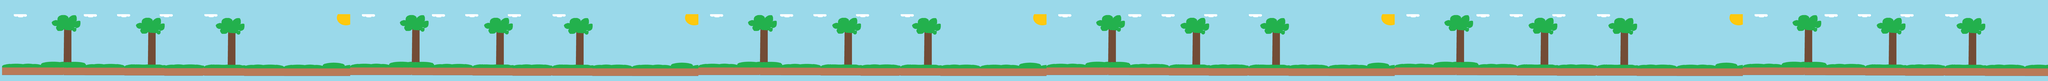

Below is a game level as drawn by its tile map, then a one-line description and the .tmx that defines it (tile-layer data replaced by summaries):
An orthogonal 1000x40 tile map with 32x32 px tiles, 1 tile layer (Camada de Blocos 1), 1 image layer and 67 objects (57x CoinEntity, 2x EnemyEntity, mainPlayer).

<map version="1.10" tiledversion="1.10.0" orientation="orthogonal" renderorder="left-down" width="1000" height="40" tilewidth="32" tileheight="32" infinite="0" nextlayerid="9" nextobjectid="86">
 <tileset firstgid="1" name="mapa2" tilewidth="32" tileheight="32" tilecount="5440" columns="170">
  <image source="../img/mapa2.png" width="5444" height="1024" />
 </tileset>
 <imagelayer id="4" name="fundo" repeatx="1" repeaty="1">
  <image source="../img/fundo.bmp" width="762" height="462" />
  <properties>
   <property name="ratio" type="float" value="0.25" />
  </properties>
 </imagelayer>
 <layer id="1" name="Camada de Blocos 1" width="1000" height="40">
  <data>[40000 cells, 40000 non-empty, 5440 distinct tile ids]</data>
 </layer>
 <objectgroup id="3" name="player" offsetx="0" offsety="1.13687e-13">
  <object id="3" name="mainPlayer" x="79.5455" y="899.242" width="156.333" height="103">
   <properties>
    <property name="framewidth" type="int" value="148" />
    <property name="image" value="nina" />
   </properties>
  </object>
  <object id="26" name="CoinEntity" x="1008.33" y="816.667" width="41.67" height="46.67">
   <properties>
    <property name="framewidth" type="int" value="32" />
    <property name="image" value="spinning_coin_gold" />
   </properties>
  </object>
  <object id="29" name="CoinEntity" x="1008.33" y="816.667" width="41.67" height="46.67">
   <properties>
    <property name="framewidth" type="int" value="32" />
    <property name="image" value="spinning_coin_gold" />
   </properties>
  </object>
  <object id="30" name="CoinEntity" x="1012.33" y="816.667" width="41.67" height="46.67">
   <properties>
    <property name="framewidth" type="int" value="32" />
    <property name="image" value="spinning_coin_gold" />
   </properties>
  </object>
 </objectgroup>
 <objectgroup id="5" name="EnemyEntity">
  <object id="25" name="CoinEntity" x="775" y="916.667" width="41.67" height="46.67">
   <properties>
    <property name="framewidth" type="int" value="32" />
    <property name="image" value="spinning_coin_gold" />
   </properties>
  </object>
  <object id="31" name="CoinEntity" x="1347.83" y="176.665" width="41.67" height="46.67">
   <properties>
    <property name="framewidth" type="int" value="32" />
    <property name="image" value="spinning_coin_gold" />
   </properties>
  </object>
  <object id="32" name="CoinEntity" x="1879.17" y="151.665" width="41.67" height="46.67">
   <properties>
    <property name="framewidth" type="int" value="32" />
    <property name="image" value="spinning_coin_gold" />
   </properties>
  </object>
  <object id="33" name="CoinEntity" x="2562.5" y="143.332" width="41.67" height="46.67">
   <properties>
    <property name="framewidth" type="int" value="32" />
    <property name="image" value="spinning_coin_gold" />
   </properties>
  </object>
  <object id="34" name="CoinEntity" x="5262.5" y="934.998" width="41.67" height="46.67">
   <properties>
    <property name="framewidth" type="int" value="32" />
    <property name="image" value="spinning_coin_gold" />
   </properties>
  </object>
  <object id="35" name="CoinEntity" x="3262.5" y="159.998" width="41.67" height="46.67">
   <properties>
    <property name="framewidth" type="int" value="32" />
    <property name="image" value="spinning_coin_gold" />
   </properties>
  </object>
  <object id="36" name="CoinEntity" x="2987.5" y="876.665" width="41.67" height="46.67">
   <properties>
    <property name="framewidth" type="int" value="32" />
    <property name="image" value="spinning_coin_gold" />
   </properties>
  </object>
  <object id="37" name="CoinEntity" x="4079.16" y="918.332" width="41.67" height="46.67">
   <properties>
    <property name="framewidth" type="int" value="32" />
    <property name="image" value="spinning_coin_gold" />
   </properties>
  </object>
  <object id="38" name="CoinEntity" x="5737.5" y="143.332" width="41.67" height="46.67">
   <properties>
    <property name="framewidth" type="int" value="32" />
    <property name="image" value="spinning_coin_gold" />
   </properties>
  </object>
  <object id="39" name="CoinEntity" x="7337.5" y="951.665" width="41.67" height="46.67">
   <properties>
    <property name="framewidth" type="int" value="32" />
    <property name="image" value="spinning_coin_gold" />
   </properties>
  </object>
  <object id="40" name="CoinEntity" x="6820.83" y="151.665" width="41.67" height="46.67">
   <properties>
    <property name="framewidth" type="int" value="32" />
    <property name="image" value="spinning_coin_gold" />
   </properties>
  </object>
  <object id="41" name="CoinEntity" x="7387.5" y="134.998" width="41.67" height="46.67">
   <properties>
    <property name="framewidth" type="int" value="32" />
    <property name="image" value="spinning_coin_gold" />
   </properties>
  </object>
  <object id="42" name="CoinEntity" x="8012.5" y="134.998" width="41.67" height="46.67">
   <properties>
    <property name="framewidth" type="int" value="32" />
    <property name="image" value="spinning_coin_gold" />
   </properties>
  </object>
  <object id="43" name="CoinEntity" x="8712.5" y="159.998" width="41.67" height="46.67">
   <properties>
    <property name="framewidth" type="int" value="32" />
    <property name="image" value="spinning_coin_gold" />
   </properties>
  </object>
  <object id="44" name="CoinEntity" x="9420.83" y="884.998" width="41.67" height="46.67">
   <properties>
    <property name="framewidth" type="int" value="32" />
    <property name="image" value="spinning_coin_gold" />
   </properties>
  </object>
  <object id="45" name="CoinEntity" x="11195.8" y="118.332" width="41.67" height="46.67">
   <properties>
    <property name="framewidth" type="int" value="32" />
    <property name="image" value="spinning_coin_gold" />
   </properties>
  </object>
  <object id="46" name="CoinEntity" x="12787.5" y="143.332" width="41.67" height="46.67">
   <properties>
    <property name="framewidth" type="int" value="32" />
    <property name="image" value="spinning_coin_gold" />
   </properties>
  </object>
  <object id="47" name="CoinEntity" x="12270.8" y="143.332" width="41.67" height="46.67">
   <properties>
    <property name="framewidth" type="int" value="32" />
    <property name="image" value="spinning_coin_gold" />
   </properties>
  </object>
  <object id="48" name="CoinEntity" x="13445.8" y="134.998" width="41.67" height="46.67">
   <properties>
    <property name="framewidth" type="int" value="32" />
    <property name="image" value="spinning_coin_gold" />
   </properties>
  </object>
  <object id="49" name="CoinEntity" x="14129.2" y="126.665" width="41.67" height="46.67">
   <properties>
    <property name="framewidth" type="int" value="32" />
    <property name="image" value="spinning_coin_gold" />
   </properties>
  </object>
  <object id="50" name="CoinEntity" x="14979.2" y="901.665" width="41.67" height="46.67">
   <properties>
    <property name="framewidth" type="int" value="32" />
    <property name="image" value="spinning_coin_gold" />
   </properties>
  </object>
  </objectgroup>
 <objectgroup id="2" name="colision">
  <!-- 7 objects omitted --></objectgroup>
</map>
<!-- 42 of 67 objects omitted -->
